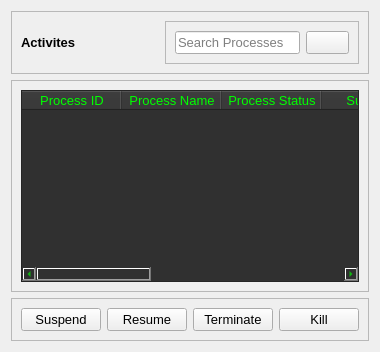
            <widget class="QWidget" name="activites">
             <layout class="QVBoxLayout" name="verticalLayout_11">
              <item>
               <widget class="QFrame" name="frame_2">
                <property name="font">
                 <font>
                  <pointsize>10</pointsize>
                 </font>
                </property>
                <property name="frameShape">
                 <enum>QFrame::StyledPanel</enum>
                </property>
                <property name="frameShadow">
                 <enum>QFrame::Raised</enum>
                </property>
                <layout class="QHBoxLayout" name="horizontalLayout_9">
                 <item>
                  <widget class="QLabel" name="label_71">
                   <property name="font">
                    <font>
                     <pointsize>10</pointsize>
                     <weight>75</weight>
                     <bold>true</bold>
                    </font>
                   </property>
                   <property name="text">
                    <string>Activites</string>
                   </property>
                  </widget>
                 </item>
                 <item alignment="Qt::AlignRight">
                  <widget class="QFrame" name="frame_6">
                   <property name="frameShape">
                    <enum>QFrame::StyledPanel</enum>
                   </property>
                   <property name="frameShadow">
                    <enum>QFrame::Raised</enum>
                   </property>
                   <layout class="QHBoxLayout" name="horizontalLayout_10">
                    <item>
                     <widget class="QLineEdit" name="activity_search">
                      <property name="font">
                       <font>
                        <pointsize>10</pointsize>
                       </font>
                      </property>
                      <property name="placeholderText">
                       <string>Search Processes</string>
                      </property>
                     </widget>
                    </item>
                    <item>
                     <widget class="QPushButton" name="pushButton_6">
                      <property name="text">
                       <string/>
                      </property>
                      <property name="icon">
                       <iconset>
                        <normaloff>:/icons/icons/outline_search_white_24dp.png</normaloff>:/icons/icons/outline_search_white_24dp.png</iconset>
                      </property>
                      <property name="iconSize">
                       <size>
                        <width>32</width>
                        <height>32</height>
                       </size>
                      </property>
                     </widget>
                    </item>
                   </layout>
                  </widget>
                 </item>
                </layout>
               </widget>
              </item>
              <item>
               <widget class="QFrame" name="frame_3">
                <property name="font">
                 <font>
                  <pointsize>10</pointsize>
                 </font>
                </property>
                <property name="frameShape">
                 <enum>QFrame::StyledPanel</enum>
                </property>
                <property name="frameShadow">
                 <enum>QFrame::Raised</enum>
                </property>
                <layout class="QVBoxLayout" name="verticalLayout_12">
                 <item>
                  <widget class="QTableWidget" name="tableWidget">
                   <property name="styleSheet">
                    <string notr="true">color: rgb(0, 255, 0);
background-color: rgb(48, 48, 48);</string>
                   </property>
                   <column>
                    <property name="text">
                     <string>Process ID</string>
                    </property>
                   </column>
                   <column>
                    <property name="text">
                     <string>Process Name</string>
                    </property>
                   </column>
                   <column>
                    <property name="text">
                     <string>Process Status</string>
                    </property>
                   </column>
                   <column>
                    <property name="text">
                     <string>Suspend</string>
                    </property>
                   </column>
                   <column>
                    <property name="text">
                     <string>Started</string>
                    </property>
                   </column>
                   <column>
                    <property name="text">
                     <string>Resume</string>
                    </property>
                   </column>
                   <column>
                    <property name="text">
                     <string>Terminate</string>
                    </property>
                   </column>
                   <column>
                    <property name="text">
                     <string>Kill</string>
                    </property>
                   </column>
                  </widget>
                 </item>
                </layout>
               </widget>
              </item>
              <item alignment="Qt::AlignBottom">
               <widget class="QFrame" name="frame_5">
                <property name="font">
                 <font>
                  <pointsize>10</pointsize>
                 </font>
                </property>
                <property name="frameShape">
                 <enum>QFrame::StyledPanel</enum>
                </property>
                <property name="frameShadow">
                 <enum>QFrame::Raised</enum>
                </property>
                <layout class="QHBoxLayout" name="horizontalLayout_11">
                 <item>
                  <widget class="QPushButton" name="pushButton_7">
                   <property name="font">
                    <font>
                     <pointsize>10</pointsize>
                    </font>
                   </property>
                   <property name="text">
                    <string>Suspend</string>
                   </property>
                  </widget>
                 </item>
                 <item>
                  <widget class="QPushButton" name="pushButton_8">
                   <property name="font">
                    <font>
                     <pointsize>10</pointsize>
                    </font>
                   </property>
                   <property name="text">
                    <string>Resume</string>
                   </property>
                  </widget>
                 </item>
                 <item>
                  <widget class="QPushButton" name="pushButton_9">
                   <property name="font">
                    <font>
                     <pointsize>10</pointsize>
                    </font>
                   </property>
                   <property name="text">
                    <string>Terminate</string>
                   </property>
                  </widget>
                 </item>
                 <item>
                  <widget class="QPushButton" name="pushButton_10">
                   <property name="font">
                    <font>
                     <pointsize>10</pointsize>
                    </font>
                   </property>
                   <property name="text">
                    <string>Kill</string>
                   </property>
                  </widget>
                 </item>
                </layout>
               </widget>
              </item>
             </layout>
            </widget>
